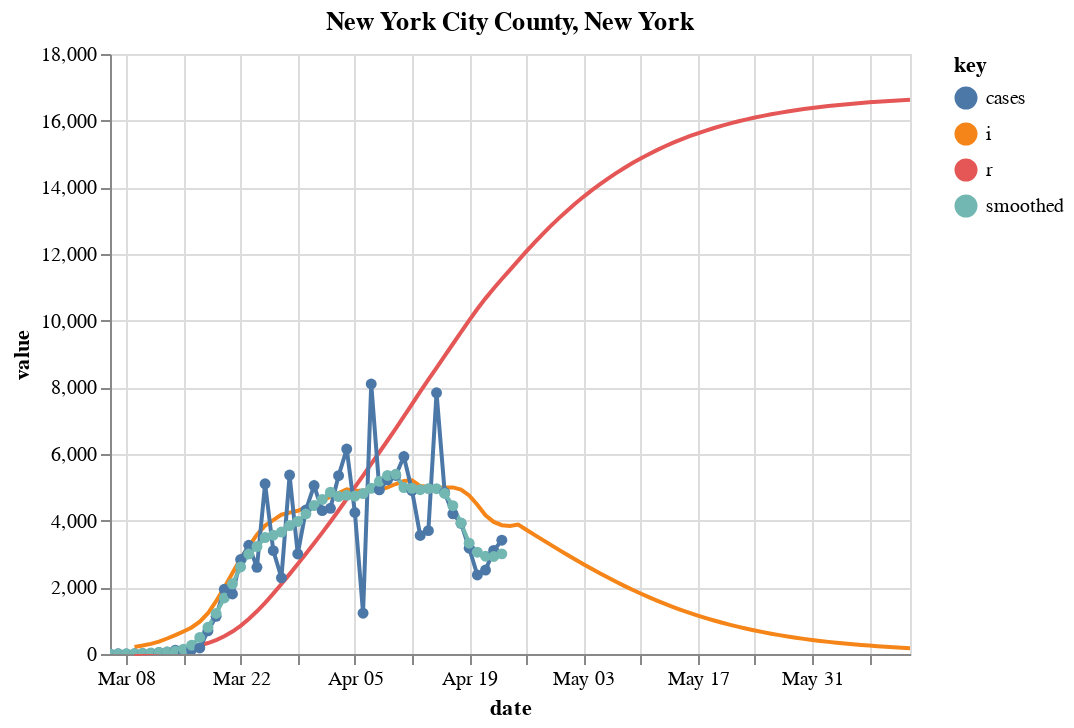

Notebook code cell kept with this figure:
### Markdown cell above
# NYC and Save to CSV

### Code cell
fm = "prd_ets"
c = [county_state("New York City", "New York")]
sir_df = county_sir(c, horizon=50, forecast_method=fm, fudge_factor=35)

# Plot forecast
fig, axes = plt.subplots(nrows=1, ncols=1, figsize=(1200/72,400/72))
fig.set_facecolor('w')
plot_rt_fc(sir_df, axes, c, forecast_method=fm)
plot_actuals_sir(sir_df, str(c[0].county + " County, " + c[0].state))

### Figure 1 — Vega-Lite specification as saved in the notebook (floating-point values rounded to 4 significant figures)
{"config": {"view": {"continuousWidth": 400, "continuousHeight": 300}}, "layer": [{"mark": "line", "encoding": {"color": {"type": "nominal", "field": "key"}, "x": {"type": "temporal", "field": "date"}, "y": {"type": "quantitative", "field": "value"}}, "title": "New York City County, New York", "transform": [{"fold": ["i", "r"]}]}, {"mark": {"type": "line", "clip": true, "point": true}, "encoding": {"color": {"type": "nominal", "field": "key"}, "x": {"type": "temporal", "field": "date"}, "y": {"type": "quantitative", "field": "value"}}, "title": "New York City County, New York", "transform": [{"fold": ["cases", "smoothed"]}]}], "data": {"name": "data-efdb66f299231684892bed83296cc6ce"}, "$schema": "https://vega.github.io/schema/vega-lite/v4.8.1.json", "datasets": {"data-efdb66f299231684892bed83296cc6ce": [{"date_str": "2020-03-06", "ML": 3.0, "Low_75": 1.3, "High_75": 5.44, "cases": 1.0, "smoothed": 3.0, "date": "2020-03-06T00:00:00", "fcst": 0.0, "prd_lin": 4.294, "prd_spln": 19.27, "prd_ets": null, "prd_loess": 6.198, "s": null, "i": null, "r": null, "b": null}, {"date_str": "2020-03-07", "ML": 3.02, "Low_75": 1.42, "High_75": 4.89, "cases": 7.0, "smoothed": 4.0, "date": "2020-03-07T00:00:00", "fcst": 0.0, "prd_lin": 4.201, "prd_spln": 12.1, "prd_ets": null, "prd_loess": 5.922, "s": null, "i": null, "r": null, "b": null}, {"date_str": "2020-03-08", "ML": 3.22, "Low_75": 1.67, "High_75": 4.82, "cases": 2.0, "smoothed": 6.0, "date": "2020-03-08T00:00:00", "fcst": 0.0, "prd_lin": 4.108, "prd_spln": 9.145, "prd_ets": null, "prd_loess": 5.652, "s": null, "i": null, "r": null, "b": null}, {"date_str": "2020-03-09", "ML": 3.87, "Low_75": 2.42, "High_75": 5.3, "cases": 6.0, "smoothed": 11.0, "date": "2020-03-09T00:00:00", "fcst": 0.0, "prd_lin": 4.015, "prd_spln": 7.463, "prd_ets": null, "prd_loess": 5.39, "s": 8399000.0, "i": 210.0, "r": 0.0, "b": 3.291e-08}, {"date_str": "2020-03-10", "ML": 4.09, "Low_75": 2.86, "High_75": 5.23, "cases": 17.0, "smoothed": 18.0, "date": "2020-03-10T00:00:00", "fcst": 0.0, "prd_lin": 3.922, "prd_spln": 6.353, "prd_ets": null, "prd_loess": 5.135, "s": 8399000.0, "i": 253.1, "r": 15.0, "b": 3.291e-08}, {"date_str": "2020-03-11", "ML": 4.48, "Low_75": 3.45, "High_75": 5.34, "cases": 15.0, "smoothed": 32.0, "date": "2020-03-11T00:00:00", "fcst": 0.0, "prd_lin": 3.829, "prd_spln": 5.555, "prd_ets": 4.581, "prd_loess": 4.886, "s": 8399000.0, "i": 304.9, "r": 33.08, "b": 3.478e-08}, {"date_str": "2020-03-12", "ML": 4.02, "Low_75": 3.22, "High_75": 4.73, "cases": 44.0, "smoothed": 45.0, "date": "2020-03-12T00:00:00", "fcst": 0.0, "prd_lin": 3.736, "prd_spln": 4.947, "prd_ets": 4.197, "prd_loess": 4.644, "s": 8399000.0, "i": 372.2, "r": 54.86, "b": 3.81e-08}, {"date_str": "2020-03-13", "ML": 3.76, "Low_75": 3.07, "High_75": 4.33, "cases": 59.0, "smoothed": 63.0, "date": "2020-03-13T00:00:00", "fcst": 0.0, "prd_lin": 3.643, "prd_spln": 4.465, "prd_ets": 3.679, "prd_loess": 4.409, "s": 8398000.0, "i": 464.7, "r": 81.44, "b": 3.419e-08}, {"date_str": "2020-03-14", "ML": 3.5, "Low_75": 2.92, "High_75": 4.0, "cases": 114.0, "smoothed": 85.0, "date": "2020-03-14T00:00:00", "fcst": 0.0, "prd_lin": 3.55, "prd_spln": 4.07, "prd_ets": 3.518, "prd_loess": 4.181, "s": 8398000.0, "i": 565.0, "r": 114.6, "b": 3.198e-08}, {"date_str": "2020-03-15", "ML": 4.02, "Low_75": 3.51, "High_75": 4.43, "cases": 61.0, "smoothed": 144.0, "date": "2020-03-15T00:00:00", "fcst": 0.0, "prd_lin": 3.457, "prd_spln": 3.738, "prd_ets": 3.303, "prd_loess": 3.961, "s": 8398000.0, "i": 676.4, "r": 155.0, "b": 2.977e-08}, {"date_str": "2020-03-16", "ML": 4.66, "Low_75": 4.24, "High_75": 4.99, "cases": 134.0, "smoothed": 264.0, "date": "2020-03-16T00:00:00", "fcst": 0.0, "prd_lin": 3.363, "prd_spln": 3.454, "prd_ets": 4.283, "prd_loess": 3.747, "s": 8398000.0, "i": 797.2, "r": 203.3, "b": 3.419e-08}, {"date_str": "2020-03-17", "ML": 5.14, "Low_75": 4.82, "High_75": 5.4, "cases": 181.0, "smoothed": 497.0, "date": "2020-03-17T00:00:00", "fcst": 0.0, "prd_lin": 3.27, "prd_spln": 3.207, "prd_ets": 5.161, "prd_loess": 3.541, "s": 8398000.0, "i": 969.1, "r": 260.2, "b": 3.964e-08}, {"date_str": "2020-03-18", "ML": 4.6, "Low_75": 4.33, "High_75": 4.8, "cases": 694.0, "smoothed": 802.0, "date": "2020-03-18T00:00:00", "fcst": 0.0, "prd_lin": 3.177, "prd_spln": 2.99, "prd_ets": 5.565, "prd_loess": 3.342, "s": 8397000.0, "i": 1222.0, "r": 329.5, "b": 4.372e-08}, {"date_str": "2020-03-19", "ML": 4.1, "Low_75": 3.89, "High_75": 4.28, "cases": 1129.0, "smoothed": 1215.0, "date": "2020-03-19T00:00:00", "fcst": 0.0, "prd_lin": 3.084, "prd_spln": 2.797, "prd_ets": 4.37, "prd_loess": 3.15, "s": 8397000.0, "i": 1584.0, "r": 416.8, "b": 3.913e-08}, {"date_str": "2020-03-20", "ML": 3.47, "Low_75": 3.29, "High_75": 3.63, "cases": 1940.0, "smoothed": 1682.0, "date": "2020-03-20T00:00:00", "fcst": 0.0, "prd_lin": 2.991, "prd_spln": 2.624, "prd_ets": 3.665, "prd_loess": 2.966, "s": 8396000.0, "i": 1991.0, "r": 529.9, "b": 3.488e-08}, {"date_str": "2020-03-21", "ML": 2.77, "Low_75": 2.59, "High_75": 2.9, "cases": 1803.0, "smoothed": 2106.0, "date": "2020-03-21T00:00:00", "fcst": 0.0, "prd_lin": 2.898, "prd_spln": 2.467, "prd_ets": 2.981, "prd_loess": 2.789, "s": 8396000.0, "i": 2432.0, "r": 672.2, "b": 2.952e-08}, {"date_str": "2020-03-22", "ML": 2.55, "Low_75": 2.38, "High_75": 2.67, "cases": 2834.0, "smoothed": 2611.0, "date": "2020-03-22T00:00:00", "fcst": 0.0, "prd_lin": 2.805, "prd_spln": 2.325, "prd_ets": 2.235, "prd_loess": 2.619, "s": 8395000.0, "i": 2861.0, "r": 845.9, "b": 2.357e-08}, {"date_str": "2020-03-23", "ML": 2.07, "Low_75": 1.92, "High_75": 2.19, "cases": 3260.0, "smoothed": 3000.0, "date": "2020-03-23T00:00:00", "fcst": 0.0, "prd_lin": 2.712, "prd_spln": 2.195, "prd_ets": 2.287, "prd_loess": 2.456, "s": 8395000.0, "i": 3223.0, "r": 1050.0, "b": 2.17e-08}, {"date_str": "2020-03-24", "ML": 1.59, "Low_75": 1.45, "High_75": 1.71, "cases": 2600.0, "smoothed": 3222.0, "date": "2020-03-24T00:00:00", "fcst": 0.0, "prd_lin": 2.619, "prd_spln": 2.076, "prd_ets": 1.761, "prd_loess": 2.3, "s": 8394000.0, "i": 3580.0, "r": 1280.0, "b": 1.761e-08}, {"date_str": "2020-03-25", "ML": 1.57, "Low_75": 1.44, "High_75": 1.69, "cases": 5106.0, "smoothed": 3493.0, "date": "2020-03-25T00:00:00", "fcst": 0.0, "prd_lin": 2.526, "prd_spln": 1.965, "prd_ets": 1.221, "prd_loess": 2.151, "s": 8394000.0, "i": 3853.0, "r": 1536.0, "b": 1.353e-08}, {"date_str": "2020-03-26", "ML": 1.21, "Low_75": 1.06, "High_75": 1.31, "cases": 3101.0, "smoothed": 3564.0, "date": "2020-03-26T00:00:00", "fcst": 0.0, "prd_lin": 2.432, "prd_spln": 1.863, "prd_ets": 1.463, "prd_loess": 2.008, "s": 8393000.0, "i": 4016.0, "r": 1811.0, "b": 1.336e-08}, {"date_str": "2020-03-27", "ML": 1.18, "Low_75": 1.04, "High_75": 1.29, "cases": 2287.0, "smoothed": 3657.0, "date": "2020-03-27T00:00:00", "fcst": 0.0, "prd_lin": 2.339, "prd_spln": 1.768, "prd_ets": 1.008, "prd_loess": 1.872, "s": 8393000.0, "i": 4179.0, "r": 2098.0, "b": 1.03e-08}, {"date_str": "2020-03-28", "ML": 1.34, "Low_75": 1.18, "High_75": 1.43, "cases": 5367.0, "smoothed": 3854.0, "date": "2020-03-28T00:00:00", "fcst": 0.0, "prd_lin": 2.246, "prd_spln": 1.679, "prd_ets": 1.095, "prd_loess": 1.741, "s": 8392000.0, "i": 4242.0, "r": 2397.0, "b": 1.004e-08}, {"date_str": "2020-03-29", "ML": 1.24, "Low_75": 1.1, "High_75": 1.34, "cases": 3002.0, "smoothed": 3977.0, "date": "2020-03-29T00:00:00", "fcst": 0.0, "prd_lin": 2.153, "prd_spln": 1.596, "prd_ets": 1.432, "prd_loess": 1.617, "s": 8392000.0, "i": 4296.0, "r": 2700.0, "b": 1.14e-08}, {"date_str": "2020-03-30", "ML": 1.37, "Low_75": 1.22, "High_75": 1.46, "cases": 4319.0, "smoothed": 4204.0, "date": "2020-03-30T00:00:00", "fcst": 0.0, "prd_lin": 2.06, "prd_spln": 1.518, "prd_ets": 1.224, "prd_loess": 1.497, "s": 8392000.0, "i": 4400.0, "r": 3007.0, "b": 1.055e-08}, {"date_str": "2020-03-31", "ML": 1.4, "Low_75": 1.26, "High_75": 1.49, "cases": 5052.0, "smoothed": 4454.0, "date": "2020-03-31T00:00:00", "fcst": 0.0, "prd_lin": 1.967, "prd_spln": 1.445, "prd_ets": 1.425, "prd_loess": 1.383, "s": 8391000.0, "i": 4476.0, "r": 3321.0, "b": 1.166e-08}, {"date_str": "2020-04-01", "ML": 1.3, "Low_75": 1.15, "High_75": 1.38, "cases": 4301.0, "smoothed": 4636.0, "date": "2020-04-01T00:00:00", "fcst": 0.0, "prd_lin": 1.874, "prd_spln": 1.375, "prd_ets": 1.443, "prd_loess": 1.274, "s": 8391000.0, "i": 4594.0, "r": 3641.0, "b": 1.192e-08}, {"date_str": "2020-04-02", "ML": 1.32, "Low_75": 1.19, "High_75": 1.41, "cases": 4370.0, "smoothed": 4854.0, "date": "2020-04-02T00:00:00", "fcst": 0.0, "prd_lin": 1.781, "prd_spln": 1.31, "prd_ets": 1.248, "prd_loess": 1.18, "s": 8390000.0, "i": 4725.0, "r": 3969.0, "b": 1.107e-08}, {"date_str": "2020-04-03", "ML": 0.87, "Low_75": 0.75, "High_75": 0.97, "cases": 5350.0, "smoothed": 4722.0, "date": "2020-04-03T00:00:00", "fcst": 0.0, "prd_lin": 1.688, "prd_spln": 1.248, "prd_ets": 1.307, "prd_loess": 1.099, "s": 8390000.0, "i": 4827.0, "r": 4306.0, "b": 1.124e-08}, {"date_str": "2020-04-04", "ML": 1.04, "Low_75": 0.91, "High_75": 1.13, "cases": 6147.0, "smoothed": 4762.0, "date": "2020-04-04T00:00:00", "fcst": 0.0, "prd_lin": 1.595, "prd_spln": 1.19, "prd_ets": 0.609, "prd_loess": 1.023, "s": 8389000.0, "i": 4937.0, "r": 4651.0, "b": 7.407e-09}, {"date_str": "2020-04-05", "ML": 0.97, "Low_75": 0.85, "High_75": 1.07, "cases": 4245.0, "smoothed": 4738.0, "date": "2020-04-05T00:00:00", "fcst": 0.0, "prd_lin": 1.501, "prd_spln": 1.134, "prd_ets": 1.043, "prd_loess": 0.9542, "s": 8389000.0, "i": 4891.0, "r": 5004.0, "b": 8.855e-09}, {"date_str": "2020-04-06", "ML": 1.09, "Low_75": 0.97, "High_75": 1.19, "cases": 1224.0, "smoothed": 4812.0, "date": "2020-04-06T00:00:00", "fcst": 0.0, "prd_lin": 1.408, "prd_spln": 1.081, "prd_ets": 0.9703, "prd_loess": 0.8916, "s": 8389000.0, "i": 4905.0, "r": 5353.0, "b": 8.259e-09}, {"date_str": "2020-04-07", "ML": 1.21, "Low_75": 1.08, "High_75": 1.3, "cases": 8100.0, "smoothed": 4972.0, "date": "2020-04-07T00:00:00", "fcst": 0.0, "prd_lin": 1.315, "prd_spln": 1.031, "prd_ets": 1.154, "prd_loess": 0.8358, "s": 8388000.0, "i": 4895.0, "r": 5703.0, "b": 9.281e-09}, {"date_str": "2020-04-08", "ML": 1.28, "Low_75": 1.14, "High_75": 1.36, "cases": 4927.0, "smoothed": 5182.0, "date": "2020-04-08T00:00:00", "fcst": 0.0, "prd_lin": 1.222, "prd_spln": 0.9832, "prd_ets": 1.306, "prd_loess": 0.7871, "s": 8388000.0, "i": 4926.0, "r": 6053.0, "b": 1.03e-08}, {"date_str": "2020-04-09", "ML": 1.24, "Low_75": 1.12, "High_75": 1.33, "cases": 5225.0, "smoothed": 5358.0, "date": "2020-04-09T00:00:00", "fcst": 0.0, "prd_lin": 1.129, "prd_spln": 0.9377, "prd_ets": 1.347, "prd_loess": 0.7454, "s": 8388000.0, "i": 5000.0, "r": 6405.0, "b": 1.09e-08}, {"date_str": "2020-04-10", "ML": 1.06, "Low_75": 0.94, "High_75": 1.15, "cases": 5356.0, "smoothed": 5390.0, "date": "2020-04-10T00:00:00", "fcst": 0.0, "prd_lin": 1.036, "prd_spln": 0.8944, "prd_ets": 1.228, "prd_loess": 0.7108, "s": 8387000.0, "i": 5100.0, "r": 6762.0, "b": 1.056e-08}, {"date_str": "2020-04-11", "ML": 0.54, "Low_75": 0.4, "High_75": 0.62, "cases": 5924.0, "smoothed": 4992.0, "date": "2020-04-11T00:00:00", "fcst": 0.0, "prd_lin": 0.9428, "prd_spln": 0.853, "prd_ets": 0.9413, "prd_loess": 0.6831, "s": 8387000.0, "i": 5187.0, "r": 7126.0, "b": 9.027e-09}, {"date_str": "2020-04-12", "ML": 0.92, "Low_75": 0.78, "High_75": 1.0, "cases": 4900.0, "smoothed": 4970.0, "date": "2020-04-12T00:00:00", "fcst": 0.0, "prd_lin": 0.8497, "prd_spln": 0.8135, "prd_ets": 0.1925, "prd_loess": 0.6624, "s": 8386000.0, "i": 5209.0, "r": 7497.0, "b": 4.599e-09}, {"date_str": "2020-04-13", "ML": 0.94, "Low_75": 0.81, "High_75": 1.03, "cases": 3556.0, "smoothed": 4928.0, "date": "2020-04-13T00:00:00", "fcst": 0.0, "prd_lin": 0.7566, "prd_spln": 0.7757, "prd_ets": 1.032, "prd_loess": 0.6485, "s": 8386000.0, "i": 5038.0, "r": 7869.0, "b": 7.836e-09}, {"date_str": "2020-04-14", "ML": 1.03, "Low_75": 0.9, "High_75": 1.12, "cases": 3701.0, "smoothed": 4961.0, "date": "2020-04-14T00:00:00", "fcst": 0.0, "prd_lin": 0.6635, "prd_spln": 0.7396, "prd_ets": 1.045, "prd_loess": 0.6415, "s": 8386000.0, "i": 5009.0, "r": 8229.0, "b": 8.006e-09}, {"date_str": "2020-04-15", "ML": 1.0, "Low_75": 0.87, "High_75": 1.09, "cases": 7837.0, "smoothed": 4960.0, "date": "2020-04-15T00:00:00", "fcst": 0.0, "prd_lin": 0.5704, "prd_spln": 0.705, "prd_ets": 1.097, "prd_loess": 0.6413, "s": 8385000.0, "i": 4988.0, "r": 8587.0, "b": 8.773e-09}, {"date_str": "2020-04-16", "ML": 0.82, "Low_75": 0.69, "High_75": 0.91, "cases": 4844.0, "smoothed": 4815.0, "date": "2020-04-16T00:00:00", "fcst": 0.0, "prd_lin": 0.4773, "prd_spln": 0.6718, "prd_ets": 0.9951, "prd_loess": 0.6477, "s": 8385000.0, "i": 4999.0, "r": 8943.0, "b": 8.518e-09}, {"date_str": "2020-04-17", "ML": 0.5, "Low_75": 0.36, "High_75": 0.59, "cases": 4206.0, "smoothed": 4450.0, "date": "2020-04-17T00:00:00", "fcst": 0.0, "prd_lin": 0.3842, "prd_spln": 0.64, "prd_ets": 0.7038, "prd_loess": 0.6609, "s": 8385000.0, "i": 4999.0, "r": 9300.0, "b": 6.985e-09}, {"date_str": "2020-04-18", "ML": 0.18, "Low_75": 0.04, "High_75": 0.27, "cases": 3921.0, "smoothed": 3927.0, "date": "2020-04-18T00:00:00", "fcst": 0.0, "prd_lin": 0.2911, "prd_spln": 0.6095, "prd_ets": 0.2702, "prd_loess": 0.6806, "s": 8384000.0, "i": 4934.0, "r": 9657.0, "b": 4.259e-09}, {"date_str": "2020-04-19", "ML": 0.01, "Low_75": 0.0, "High_75": 0.11, "cases": 3173.0, "smoothed": 3325.0, "date": "2020-04-19T00:00:00", "fcst": 0.0, "prd_lin": 0.198, "prd_spln": 0.5802, "prd_ets": -0.07674, "prd_loess": 0.7069, "s": 8384000.0, "i": 4758.0, "r": 10010.0, "b": 1.533e-09}, {"date_str": "2020-04-20", "ML": 0.33, "Low_75": 0.17, "High_75": 0.44, "cases": 2370.0, "smoothed": 3053.0, "date": "2020-04-20T00:00:00", "fcst": 0.0, "prd_lin": 0.1049, "prd_spln": 0.552, "prd_ets": -0.1534, "prd_loess": 0.7397, "s": 8384000.0, "i": 4479.0, "r": 10350.0, "b": 8.519e-11}, {"date_str": "2020-04-21", "ML": 0.65, "Low_75": 0.48, "High_75": 0.76, "cases": 2519.0, "smoothed": 2933.0, "date": "2020-04-21T00:00:00", "fcst": 0.0, "prd_lin": 0.01178, "prd_spln": 0.5249, "prd_ets": 0.4919, "prd_loess": 0.7791, "s": 8384000.0, "i": 4163.0, "r": 10670.0, "b": 2.811e-09}, {"date_str": "2020-04-22", "ML": 0.92, "Low_75": 0.75, "High_75": 1.03, "cases": 3107.0, "smoothed": 2925.0, "date": "2020-04-22T00:00:00", "fcst": 0.0, "prd_lin": -0.08132, "prd_spln": 0.4988, "prd_ets": 0.9188, "prd_loess": 0.8249, "s": 8384000.0, "i": 3963.0, "r": 10970.0, "b": 5.538e-09}, {"date_str": "2020-04-23", "ML": 1.14, "Low_75": 0.99, "High_75": 1.26, "cases": 3413.0, "smoothed": 3004.0, "date": "2020-04-23T00:00:00", "fcst": 0.0, "prd_lin": 0.01, "prd_spln": 0.4689, "prd_ets": 1.151, "prd_loess": 0.8773, "s": 8384000.0, "i": 3864.0, "r": 11250.0, "b": 7.838e-09}, {"date_str": "2020-04-24", "ML": null, "Low_75": null, "High_75": null, "cases": null, "smoothed": null, "date": "2020-04-24T00:00:00", "fcst": 1.0, "prd_lin": 0.01, "prd_spln": 0.4479, "prd_ets": 1.319, "prd_loess": 0.9363, "s": 8384000.0, "i": 3842.0, "r": 11530.0, "b": 9.713e-09}, {"date_str": "2020-04-25", "ML": null, "Low_75": null, "High_75": null, "cases": null, "smoothed": null, "date": "2020-04-25T00:00:00", "fcst": 1.0, "prd_lin": 0.01, "prd_spln": 0.4269, "prd_ets": 1.461, "prd_loess": 1.002, "s": 8383000.0, "i": 3881.0, "r": 11800.0, "b": 3.816e-09}, {"date_str": "2020-04-26", "ML": null, "Low_75": null, "High_75": null, "cases": null, "smoothed": null, "date": "2020-04-26T00:00:00", "fcst": 1.0, "prd_lin": 0.01, "prd_spln": 0.406, "prd_ets": 1.576, "prd_loess": 1.074, "s": 8383000.0, "i": 3728.0, "r": 12080.0, "b": 3.637e-09}, {"date_str": "2020-04-27", "ML": null, "Low_75": null, "High_75": null, "cases": null, "smoothed": null, "date": "2020-04-27T00:00:00", "fcst": 1.0, "prd_lin": 0.01, "prd_spln": 0.3852, "prd_ets": 1.667, "prd_loess": 1.152, "s": 8383000.0, "i": 3575.0, "r": 12340.0, "b": 3.459e-09}, {"date_str": "2020-04-28", "ML": null, "Low_75": null, "High_75": null, "cases": null, "smoothed": null, "date": "2020-04-28T00:00:00", "fcst": 1.0, "prd_lin": 0.01, "prd_spln": 0.3647, "prd_ets": 1.741, "prd_loess": 1.238, "s": 8383000.0, "i": 3423.0, "r": 12600.0, "b": 3.282e-09}, {"date_str": "2020-04-29", "ML": null, "Low_75": null, "High_75": null, "cases": null, "smoothed": null, "date": "2020-04-29T00:00:00", "fcst": 1.0, "prd_lin": 0.01, "prd_spln": 0.3443, "prd_ets": 1.8, "prd_loess": 1.329, "s": 8383000.0, "i": 3273.0, "r": 12840.0, "b": 3.107e-09}, {"date_str": "2020-04-30", "ML": null, "Low_75": null, "High_75": null, "cases": null, "smoothed": null, "date": "2020-04-30T00:00:00", "fcst": 1.0, "prd_lin": 0.01, "prd_spln": 0.3242, "prd_ets": 1.847, "prd_loess": 1.428, "s": 8383000.0, "i": 3124.0, "r": 13080.0, "b": 2.934e-09}, {"date_str": "2020-05-01", "ML": null, "Low_75": null, "High_75": null, "cases": null, "smoothed": null, "date": "2020-05-01T00:00:00", "fcst": 1.0, "prd_lin": 0.01, "prd_spln": 0.3045, "prd_ets": 1.885, "prd_loess": 1.533, "s": 8383000.0, "i": 2978.0, "r": 13300.0, "b": 2.763e-09}, {"date_str": "2020-05-02", "ML": null, "Low_75": null, "High_75": null, "cases": null, "smoothed": null, "date": "2020-05-02T00:00:00", "fcst": 1.0, "prd_lin": 0.01, "prd_spln": 0.2851, "prd_ets": 1.915, "prd_loess": 1.644, "s": 8383000.0, "i": 2834.0, "r": 13510.0, "b": 2.595e-09}, {"date_str": "2020-05-03", "ML": null, "Low_75": null, "High_75": null, "cases": null, "smoothed": null, "date": "2020-05-03T00:00:00", "fcst": 1.0, "prd_lin": 0.01, "prd_spln": 0.2661, "prd_ets": 1.94, "prd_loess": 1.762, "s": 8383000.0, "i": 2694.0, "r": 13720.0, "b": 2.429e-09}, {"date_str": "2020-05-04", "ML": null, "Low_75": null, "High_75": null, "cases": null, "smoothed": null, "date": "2020-05-04T00:00:00", "fcst": 1.0, "prd_lin": 0.01, "prd_spln": 0.2476, "prd_ets": 1.959, "prd_loess": 1.887, "s": 8383000.0, "i": 2556.0, "r": 13910.0, "b": 2.268e-09}, {"date_str": "2020-05-05", "ML": null, "Low_75": null, "High_75": null, "cases": null, "smoothed": null, "date": "2020-05-05T00:00:00", "fcst": 1.0, "prd_lin": 0.01, "prd_spln": 0.2296, "prd_ets": 1.975, "prd_loess": 2.018, "s": 8382000.0, "i": 2422.0, "r": 14090.0, "b": 2.11e-09}, {"date_str": "2020-05-06", "ML": null, "Low_75": null, "High_75": null, "cases": null, "smoothed": null, "date": "2020-05-06T00:00:00", "fcst": 1.0, "prd_lin": 0.01, "prd_spln": 0.2121, "prd_ets": 1.987, "prd_loess": 2.156, "s": 8382000.0, "i": 2292.0, "r": 14260.0, "b": 1.956e-09}, {"date_str": "2020-05-07", "ML": null, "Low_75": null, "High_75": null, "cases": null, "smoothed": null, "date": "2020-05-07T00:00:00", "fcst": 1.0, "prd_lin": 0.01, "prd_spln": 0.1952, "prd_ets": 1.997, "prd_loess": 2.301, "s": 8382000.0, "i": 2166.0, "r": 14430.0, "b": 1.807e-09}, {"date_str": "2020-05-08", "ML": null, "Low_75": null, "High_75": null, "cases": null, "smoothed": null, "date": "2020-05-08T00:00:00", "fcst": 1.0, "prd_lin": 0.01, "prd_spln": 0.1789, "prd_ets": 2.006, "prd_loess": 2.452, "s": 8382000.0, "i": 2044.0, "r": 14580.0, "b": 1.663e-09}, {"date_str": "2020-05-09", "ML": null, "Low_75": null, "High_75": null, "cases": null, "smoothed": null, "date": "2020-05-09T00:00:00", "fcst": 1.0, "prd_lin": 0.01, "prd_spln": 0.1633, "prd_ets": 2.012, "prd_loess": 2.61, "s": 8382000.0, "i": 1926.0, "r": 14730.0, "b": 1.525e-09}, {"date_str": "2020-05-10", "ML": null, "Low_75": null, "High_75": null, "cases": null, "smoothed": null, "date": "2020-05-10T00:00:00", "fcst": 1.0, "prd_lin": 0.01, "prd_spln": 0.1485, "prd_ets": 2.017, "prd_loess": 2.775, "s": 8382000.0, "i": 1813.0, "r": 14870.0, "b": 1.392e-09}, {"date_str": "2020-05-11", "ML": null, "Low_75": null, "High_75": null, "cases": null, "smoothed": null, "date": "2020-05-11T00:00:00", "fcst": 1.0, "prd_lin": 0.01, "prd_spln": 0.1344, "prd_ets": 2.021, "prd_loess": 2.946, "s": 8382000.0, "i": 1705.0, "r": 15000.0, "b": 1.265e-09}, {"date_str": "2020-05-12", "ML": null, "Low_75": null, "High_75": null, "cases": null, "smoothed": null, "date": "2020-05-12T00:00:00", "fcst": 1.0, "prd_lin": 0.01, "prd_spln": 0.1211, "prd_ets": 2.025, "prd_loess": 3.124, "s": 8382000.0, "i": 1601.0, "r": 15120.0, "b": 1.145e-09}, {"date_str": "2020-05-13", "ML": null, "Low_75": null, "High_75": null, "cases": null, "smoothed": null, "date": "2020-05-13T00:00:00", "fcst": 1.0, "prd_lin": 0.01, "prd_spln": 0.1085, "prd_ets": 2.027, "prd_loess": 3.308, "s": 8382000.0, "i": 1502.0, "r": 15230.0, "b": 1.032e-09}, {"date_str": "2020-05-14", "ML": null, "Low_75": null, "High_75": null, "cases": null, "smoothed": null, "date": "2020-05-14T00:00:00", "fcst": 1.0, "prd_lin": 0.01, "prd_spln": 0.09659, "prd_ets": 2.03, "prd_loess": 3.5, "s": 8382000.0, "i": 1408.0, "r": 15340.0, "b": 9.242e-10}, {"date_str": "2020-05-15", "ML": null, "Low_75": null, "High_75": null, "cases": null, "smoothed": null, "date": "2020-05-15T00:00:00", "fcst": 1.0, "prd_lin": 0.01, "prd_spln": 0.08545, "prd_ets": 2.031, "prd_loess": 3.697, "s": 8382000.0, "i": 1318.0, "r": 15440.0, "b": 8.23e-10}, {"date_str": "2020-05-16", "ML": null, "Low_75": null, "High_75": null, "cases": null, "smoothed": null, "date": "2020-05-16T00:00:00", "fcst": 1.0, "prd_lin": 0.01, "prd_spln": 0.07504, "prd_ets": 2.033, "prd_loess": 3.902, "s": 8382000.0, "i": 1233.0, "r": 15530.0, "b": 7.282e-10}, {"date_str": "2020-05-17", "ML": null, "Low_75": null, "High_75": null, "cases": null, "smoothed": null, "date": "2020-05-17T00:00:00", "fcst": 1.0, "prd_lin": 0.01, "prd_spln": 0.06535, "prd_ets": 2.034, "prd_loess": 4.113, "s": 8382000.0, "i": 1153.0, "r": 15620.0, "b": 6.394e-10}, {"date_str": "2020-05-18", "ML": null, "Low_75": null, "High_75": null, "cases": null, "smoothed": null, "date": "2020-05-18T00:00:00", "fcst": 1.0, "prd_lin": 0.01, "prd_spln": 0.05637, "prd_ets": 2.035, "prd_loess": 4.331, "s": 8382000.0, "i": 1077.0, "r": 15700.0, "b": 5.569e-10}, {"date_str": "2020-05-19", "ML": null, "Low_75": null, "High_75": null, "cases": null, "smoothed": null, "date": "2020-05-19T00:00:00", "fcst": 1.0, "prd_lin": 0.01, "prd_spln": 0.0481, "prd_ets": 2.035, "prd_loess": 4.556, "s": 8382000.0, "i": 1005.0, "r": 15780.0, "b": 4.803e-10}, {"date_str": "2020-05-20", "ML": null, "Low_75": null, "High_75": null, "cases": null, "smoothed": null, "date": "2020-05-20T00:00:00", "fcst": 1.0, "prd_lin": 0.01, "prd_spln": 0.04053, "prd_ets": 2.036, "prd_loess": 4.787, "s": 8382000.0, "i": 937.0, "r": 15850.0, "b": 4.099e-10}, {"date_str": "2020-05-21", "ML": null, "Low_75": null, "High_75": null, "cases": null, "smoothed": null, "date": "2020-05-21T00:00:00", "fcst": 1.0, "prd_lin": 0.01, "prd_spln": 0.03365, "prd_ets": 2.036, "prd_loess": 5.026, "s": 8382000.0, "i": 873.2, "r": 15920.0, "b": 3.454e-10}, {"date_str": "2020-05-22", "ML": null, "Low_75": null, "High_75": null, "cases": null, "smoothed": null, "date": "2020-05-22T00:00:00", "fcst": 1.0, "prd_lin": 0.01, "prd_spln": 0.02747, "prd_ets": 2.037, "prd_loess": 5.27, "s": 8382000.0, "i": 813.4, "r": 15980.0, "b": 2.868e-10}, {"date_str": "2020-05-23", "ML": null, "Low_75": null, "High_75": null, "cases": null, "smoothed": null, "date": "2020-05-23T00:00:00", "fcst": 1.0, "prd_lin": 0.01, "prd_spln": 0.02196, "prd_ets": 2.037, "prd_loess": 5.522, "s": 8382000.0, "i": 757.3, "r": 16040.0, "b": 2.341e-10}, {"date_str": "2020-05-24", "ML": null, "Low_75": null, "High_75": null, "cases": null, "smoothed": null, "date": "2020-05-24T00:00:00", "fcst": 1.0, "prd_lin": 0.01, "prd_spln": 0.01714, "prd_ets": 2.037, "prd_loess": 5.78, "s": 8382000.0, "i": 704.7, "r": 16090.0, "b": 1.872e-10}, {"date_str": "2020-05-25", "ML": null, "Low_75": null, "High_75": null, "cases": null, "smoothed": null, "date": "2020-05-25T00:00:00", "fcst": 1.0, "prd_lin": 0.01, "prd_spln": 0.01298, "prd_ets": 2.037, "prd_loess": 6.045, "s": 8382000.0, "i": 655.4, "r": 16140.0, "b": 1.46e-10}, {"date_str": "2020-05-26", "ML": null, "Low_75": null, "High_75": null, "cases": null, "smoothed": null, "date": "2020-05-26T00:00:00", "fcst": 1.0, "prd_lin": 0.01, "prd_spln": 0.009492, "prd_ets": 2.038, "prd_loess": 6.317, "s": 8382000.0, "i": 609.4, "r": 16190.0, "b": 1.106e-10}, {"date_str": "2020-05-27", "ML": null, "Low_75": null, "High_75": null, "cases": null, "smoothed": null, "date": "2020-05-27T00:00:00", "fcst": 1.0, "prd_lin": 0.01, "prd_spln": 0.006659, "prd_ets": 2.038, "prd_loess": 6.595, "s": 8382000.0, "i": 566.4, "r": 16230.0, "b": 8.089e-11}, {"date_str": "2020-05-28", "ML": null, "Low_75": null, "High_75": null, "cases": null, "smoothed": null, "date": "2020-05-28T00:00:00", "fcst": 1.0, "prd_lin": 0.01, "prd_spln": 0.004457, "prd_ets": 2.038, "prd_loess": 6.88, "s": 8382000.0, "i": 526.4, "r": 16270.0, "b": 5.675e-11}, {"date_str": "2020-05-29", "ML": null, "Low_75": null, "High_75": null, "cases": null, "smoothed": null, "date": "2020-05-29T00:00:00", "fcst": 1.0, "prd_lin": 0.01, "prd_spln": 0.002846, "prd_ets": 2.038, "prd_loess": 7.172, "s": 8382000.0, "i": 489.0, "r": 16310.0, "b": 3.798e-11}, {"date_str": "2020-05-30", "ML": null, "Low_75": null, "High_75": null, "cases": null, "smoothed": null, "date": "2020-05-30T00:00:00", "fcst": 1.0, "prd_lin": 0.01, "prd_spln": 0.001787, "prd_ets": 2.038, "prd_loess": 7.471, "s": 8382000.0, "i": 454.2, "r": 16350.0, "b": 2.425e-11}, {"date_str": "2020-05-31", "ML": null, "Low_75": null, "High_75": null, "cases": null, "smoothed": null, "date": "2020-05-31T00:00:00", "fcst": 1.0, "prd_lin": 0.01, "prd_spln": 0.001241, "prd_ets": 2.038, "prd_loess": 7.776, "s": 8382000.0, "i": 421.9, "r": 16380.0, "b": 1.523e-11}, {"date_str": "2020-06-01", "ML": null, "Low_75": null, "High_75": null, "cases": null, "smoothed": null, "date": "2020-06-01T00:00:00", "fcst": 1.0, "prd_lin": 0.01, "prd_spln": 0.001167, "prd_ets": 2.038, "prd_loess": 8.089, "s": 8382000.0, "i": 391.8, "r": 16410.0, "b": 1.057e-11}, {"date_str": "2020-06-02", "ML": null, "Low_75": null, "High_75": null, "cases": null, "smoothed": null, "date": "2020-06-02T00:00:00", "fcst": 1.0, "prd_lin": 0.01, "prd_spln": 0.001527, "prd_ets": 2.038, "prd_loess": 8.407, "s": 8382000.0, "i": 363.9, "r": 16440.0, "b": 9.946e-12}, {"date_str": "2020-06-03", "ML": null, "Low_75": null, "High_75": null, "cases": null, "smoothed": null, "date": "2020-06-03T00:00:00", "fcst": 1.0, "prd_lin": 0.01, "prd_spln": 0.002282, "prd_ets": 2.038, "prd_loess": 8.733, "s": 8382000.0, "i": 337.9, "r": 16460.0, "b": 1.301e-11}, {"date_str": "2020-06-04", "ML": null, "Low_75": null, "High_75": null, "cases": null, "smoothed": null, "date": "2020-06-04T00:00:00", "fcst": 1.0, "prd_lin": 0.01, "prd_spln": 0.003391, "prd_ets": 2.038, "prd_loess": 9.066, "s": 8382000.0, "i": 313.8, "r": 16490.0, "b": 1.944e-11}, {"date_str": "2020-06-05", "ML": null, "Low_75": null, "High_75": null, "cases": null, "smoothed": null, "date": "2020-06-05T00:00:00", "fcst": 1.0, "prd_lin": 0.01, "prd_spln": 0.004815, "prd_ets": 2.038, "prd_loess": 9.405, "s": 8382000.0, "i": 291.4, "r": 16510.0, "b": 2.889e-11}, {"date_str": "2020-06-06", "ML": null, "Low_75": null, "High_75": null, "cases": null, "smoothed": null, "date": "2020-06-06T00:00:00", "fcst": 1.0, "prd_lin": 0.01, "prd_spln": 0.006515, "prd_ets": 2.038, "prd_loess": 9.751, "s": 8382000.0, "i": 270.7, "r": 16530.0, "b": 4.103e-11}, {"date_str": "2020-06-07", "ML": null, "Low_75": null, "High_75": null, "cases": null, "smoothed": null, "date": "2020-06-07T00:00:00", "fcst": 1.0, "prd_lin": 0.01, "prd_spln": 0.008452, "prd_ets": 2.038, "prd_loess": 10.1, "s": 8382000.0, "i": 251.5, "r": 16550.0, "b": 5.552e-11}, {"date_str": "2020-06-08", "ML": null, "Low_75": null, "High_75": null, "cases": null, "smoothed": null, "date": "2020-06-08T00:00:00", "fcst": 1.0, "prd_lin": 0.01, "prd_spln": 0.01059, "prd_ets": 2.038, "prd_loess": 10.46, "s": 8382000.0, "i": 233.6, "r": 16570.0, "b": 7.203e-11}, {"date_str": "2020-06-09", "ML": null, "Low_75": null, "High_75": null, "cases": null, "smoothed": null, "date": "2020-06-09T00:00:00", "fcst": 1.0, "prd_lin": 0.01, "prd_spln": 0.01288, "prd_ets": 2.038, "prd_loess": 10.83, "s": 8382000.0, "i": 217.1, "r": 16590.0, "b": 9.021e-11}, {"date_str": "2020-06-10", "ML": null, "Low_75": null, "High_75": null, "cases": null, "smoothed": null, "date": "2020-06-10T00:00:00", "fcst": 1.0, "prd_lin": 0.01, "prd_spln": 0.01529, "prd_ets": 2.038, "prd_loess": 11.2, "s": 8382000.0, "i": 201.7, "r": 16600.0, "b": 1.097e-10}, {"date_str": "2020-06-11", "ML": null, "Low_75": null, "High_75": null, "cases": null, "smoothed": null, "date": "2020-06-11T00:00:00", "fcst": 1.0, "prd_lin": 0.01, "prd_spln": 0.01778, "prd_ets": 2.038, "prd_loess": 11.58, "s": 8382000.0, "i": 187.5, "r": 16620.0, "b": 1.303e-10}, {"date_str": "2020-06-12", "ML": null, "Low_75": null, "High_75": null, "cases": null, "smoothed": null, "date": "2020-06-12T00:00:00", "fcst": 1.0, "prd_lin": 0.01, "prd_spln": 0.0203, "prd_ets": 2.038, "prd_loess": 11.97, "s": 8382000.0, "i": 174.3, "r": 16630.0, "b": 1.515e-10}]}}
